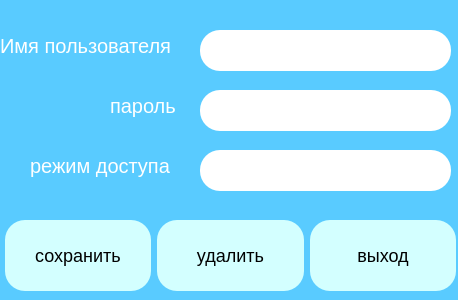
<?xml version="1.0" encoding="UTF-8"?>
<ui version="4.0">
 <class>SearchBTN</class>
 <widget class="QDialog" name="SearchBTN">
  <property name="geometry">
   <rect>
    <x>0</x>
    <y>0</y>
    <width>458</width>
    <height>300</height>
   </rect>
  </property>
  <property name="windowTitle">
   <string>Dialog</string>
  </property>
  <property name="styleSheet">
   <string notr="true">background-color: rgb(89, 203, 255);</string>
  </property>
  <widget class="QLineEdit" name="PasswordEdit">
   <property name="geometry">
    <rect>
     <x>200</x>
     <y>30</y>
     <width>251</width>
     <height>41</height>
    </rect>
   </property>
   <property name="styleSheet">
    <string notr="true">background-color: white;
border-radius: 20%;
padding: 30%
</string>
   </property>
  </widget>
  <widget class="QLineEdit" name="PasswordEdit_2">
   <property name="geometry">
    <rect>
     <x>200</x>
     <y>90</y>
     <width>251</width>
     <height>41</height>
    </rect>
   </property>
   <property name="styleSheet">
    <string notr="true">background-color: white;
border-radius: 20%;
padding: 30%
</string>
   </property>
  </widget>
  <widget class="QLineEdit" name="PasswordEdit_3">
   <property name="geometry">
    <rect>
     <x>200</x>
     <y>150</y>
     <width>251</width>
     <height>41</height>
    </rect>
   </property>
   <property name="styleSheet">
    <string notr="true">background-color: white;
border-radius: 20%;
padding: 30%
</string>
   </property>
  </widget>
  <widget class="QWidget" name="horizontalLayoutWidget_2">
   <property name="geometry">
    <rect>
     <x>5</x>
     <y>220</y>
     <width>451</width>
     <height>71</height>
    </rect>
   </property>
   <layout class="QHBoxLayout" name="horizontalLayout_2">
    <item>
     <widget class="QPushButton" name="pushButton_5">
      <property name="sizePolicy">
       <sizepolicy hsizetype="Minimum" vsizetype="Preferred">
        <horstretch>0</horstretch>
        <verstretch>0</verstretch>
       </sizepolicy>
      </property>
      <property name="styleSheet">
       <string notr="true">font-family: Verdana, &quot;Trebuchet MS&quot;, Geneva, sans-serif;
background-color: rgb(211, 255, 255);
border-radius: 20%;
font-size: 18px;
</string>
      </property>
      <property name="text">
       <string>сохранить</string>
      </property>
     </widget>
    </item>
    <item>
     <widget class="QPushButton" name="pushButton_4">
      <property name="sizePolicy">
       <sizepolicy hsizetype="Minimum" vsizetype="Preferred">
        <horstretch>0</horstretch>
        <verstretch>0</verstretch>
       </sizepolicy>
      </property>
      <property name="styleSheet">
       <string notr="true">font-family: Verdana, &quot;Trebuchet MS&quot;, Geneva, sans-serif;
background-color: rgb(211, 255, 255);
border-radius: 20%;
font-size: 18px;
</string>
      </property>
      <property name="text">
       <string>удалить</string>
      </property>
     </widget>
    </item>
    <item>
     <widget class="QPushButton" name="pushButton_3">
      <property name="sizePolicy">
       <sizepolicy hsizetype="Minimum" vsizetype="Preferred">
        <horstretch>0</horstretch>
        <verstretch>0</verstretch>
       </sizepolicy>
      </property>
      <property name="styleSheet">
       <string notr="true">font-family: Verdana, &quot;Trebuchet MS&quot;, Geneva, sans-serif;
background-color: rgb(211, 255, 255);
border-radius: 20%;
font-size: 18px;
</string>
      </property>
      <property name="text">
       <string>выход</string>
      </property>
     </widget>
    </item>
   </layout>
  </widget>
  <widget class="QLabel" name="label">
   <property name="geometry">
    <rect>
     <x>0</x>
     <y>30</y>
     <width>191</width>
     <height>31</height>
    </rect>
   </property>
   <property name="styleSheet">
    <string notr="true">font-family: Verdana, &quot;Trebuchet MS&quot;, Geneva, sans-serif;
color: white;
font-size: 20px;
</string>
   </property>
   <property name="text">
    <string>Имя пользователя</string>
   </property>
   <property name="textFormat">
    <enum>Qt::AutoText</enum>
   </property>
  </widget>
  <widget class="QLabel" name="label_2">
   <property name="geometry">
    <rect>
     <x>110</x>
     <y>90</y>
     <width>81</width>
     <height>31</height>
    </rect>
   </property>
   <property name="styleSheet">
    <string notr="true">font-family: Verdana, &quot;Trebuchet MS&quot;, Geneva, sans-serif;
color: white;
font-size: 20px;
</string>
   </property>
   <property name="text">
    <string>пароль</string>
   </property>
   <property name="textFormat">
    <enum>Qt::AutoText</enum>
   </property>
  </widget>
  <widget class="QLabel" name="label_3">
   <property name="geometry">
    <rect>
     <x>30</x>
     <y>150</y>
     <width>161</width>
     <height>31</height>
    </rect>
   </property>
   <property name="styleSheet">
    <string notr="true">font-family: Verdana, &quot;Trebuchet MS&quot;, Geneva, sans-serif;
color: white;
font-size: 20px;
</string>
   </property>
   <property name="text">
    <string>режим доступа</string>
   </property>
   <property name="textFormat">
    <enum>Qt::AutoText</enum>
   </property>
  </widget>
 </widget>
 <resources/>
 <connections/>
</ui>
